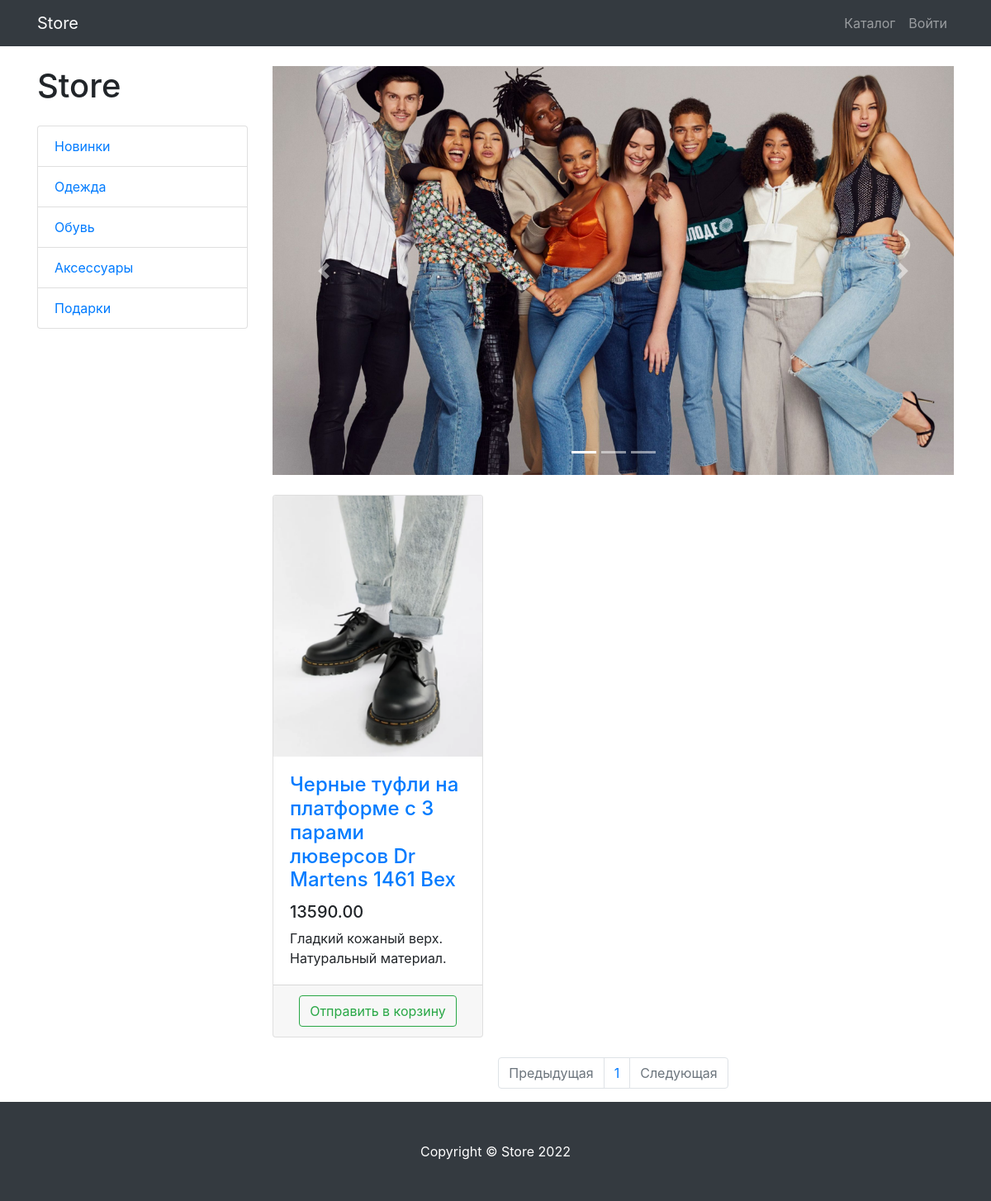
Screenshot of /products/category/3/ with the database file from the repository.
### products/models.py (models this page shows, shortened)
class ProductCategory(models.Model):
    name = models.CharField(max_length=128)

class Products(models.Model):
    name = models.CharField(max_length=128)
    descriptions = models.TextField(null=True, blank=True)
    price = models.DecimalField(max_digits=8, decimal_places=2)
    photo = models.ImageField(upload_to='products_images')
    quantity = models.PositiveIntegerField(default=0)
    category = models.ForeignKey(to=ProductCategory, on_delete=models.CASCADE)

### products/views.py (the view)
# urls.py: path('products/', include('products.urls', namespace='products')),
def products(request, category_id=None, page=1):
    products = Products.objects.filter(category_id=category_id) if category_id else Products.objects.all()
    per_page = 3
    paginator = Paginator(products, per_page=per_page)
    products_paginator = paginator.page(page)
    context = {
        'products': products_paginator,
        'category': ProductCategory.objects.all(),
        'category_id': category_id,
    }
    return render(request, 'products/products.html', context)

### products/templates/products/products.html (shortened to what this page needs)
{% extends 'products/main.html' %}
{% load static %}
{% block style %}
   <link href="{% static '/css/products.css' %}" rel="stylesheet">
{% endblock %}
{% block content %}
    <div class="container">
    <div class="row">
        <div class="col-lg-3">
            <h1 class="my-4">Store</h1>
            <div class="list-group">
                {% for ctg in category %}
                    <a href="{% url 'products:category' ctg.id %}" class="list-group-item">{{ ctg.name }}</a>
                {% endfor %}
            </div>
        </div>
        <div class="col-lg-9">
            <div id="carouselExampleIndicators" class="carousel slide my-4" data-ride="carousel">
                <ol class="carousel-indicators">
                    <li data-target="#carouselExampleIndicators" data-slide-to="0" class="active"></li>
                    <li data-target="#carouselExampleIndicators" data-slide-to="1"></li>
                    <li data-target="#carouselExampleIndicators" data-slide-to="2"></li>
                </ol>
                <div class="carousel-inner" role="listbox">
                    <div class="carousel-item active">
                        <img class="d-block img-fluid" src="{% static '/img/slides/slide-1.jpg' %}" alt="First slide">
                    </div>
                </div>
                <a class="carousel-control-prev" href="#carouselExampleIndicators" role="button" data-slide="prev">
                    <span class="carousel-control-prev-icon" aria-hidden="true"></span>
                </a>
                <a class="carousel-control-next" href="#carouselExampleIndicators" role="button" data-slide="next">
                    <span class="carousel-control-next-icon" aria-hidden="true"></span>
                </a>
            </div>
            <div class="row">
                {% for product in products %}
                    <div class="col-lg-4 col-md-6 mb-4">
                    <div class="card h-100">
                        <a href="#">
                            <img class="card-img-top"
                                 src="{{ product.photo.url }}"
                                 alt="">
                        </a>
                        <div class="card-body">
                            <h4 class="card-title">
                                <a href="#">{{ product.name }}</a>
                            </h4>
                            <h5>{{ product.price }}</h5>
                            <p class="card-text">{{ product.descriptions }}</p>
                        </div>
                        <div class="card-footer text-center">
                            <a href="{% url 'products:basket_add' product.id%}">
                                <button type="button" class="btn btn-outline-success" >Отправить в корзину</button>
                            </a>
                        </div>
                    </div>
                    </div>
                {% endfor %}
            </div>
            <nav aria-label="Page navigation example">
                <ul class="pagination justify-content-center">
                    <li class="page-item {% if not products.has_previous %} disabled {% endif %} ">
                        <a class="page-link" href="#" tabindex="-1" aria-disabled="true">Предыдущая</a>
                    </li>
                    {% for page in products.paginator.page_range %}
                        <li class="page-item"><a class="page-link" href="{% if category_id %} {% url 'products:category_page' category_id page %} {% else %}
                        {% url 'products:page' page%} {% endif %}">{{ page }}</a></li>
                    {% endfor %}
                    <li class="page-item {% if not products.has_next %} disabled {% endif %}">
                        <a class="page-link" href="#">Следующая</a>
                    </li>
                </ul>
            </nav>
        </div>
    </div>
</div>
{% endblock %}
{% block footer %}
    <footer class="py-5 bg-dark">
    <div class="container">
        <p class="m-0 text-center text-white">Copyright &copy; Store 2022</p>
    </div>
</footer>
{% endblock %}

### static/css/products.css (style rules this page uses)
body { padding-top: 56px; }

### rows the page displays
ProductCategory: name "Новинки"
ProductCategory: name "Одежда"
ProductCategory: name "Обувь"
ProductCategory: name "Аксессуары"
ProductCategory: name "Подарки"
Products: photo (picture), name "Черные туфли на платформе с 3 парами люверсов Dr Martens 1461 Bex", price "13590.00", descriptions "Гладкий кожаный верх. Натуральный материал."

### other values shown
{{ page }} "1"
